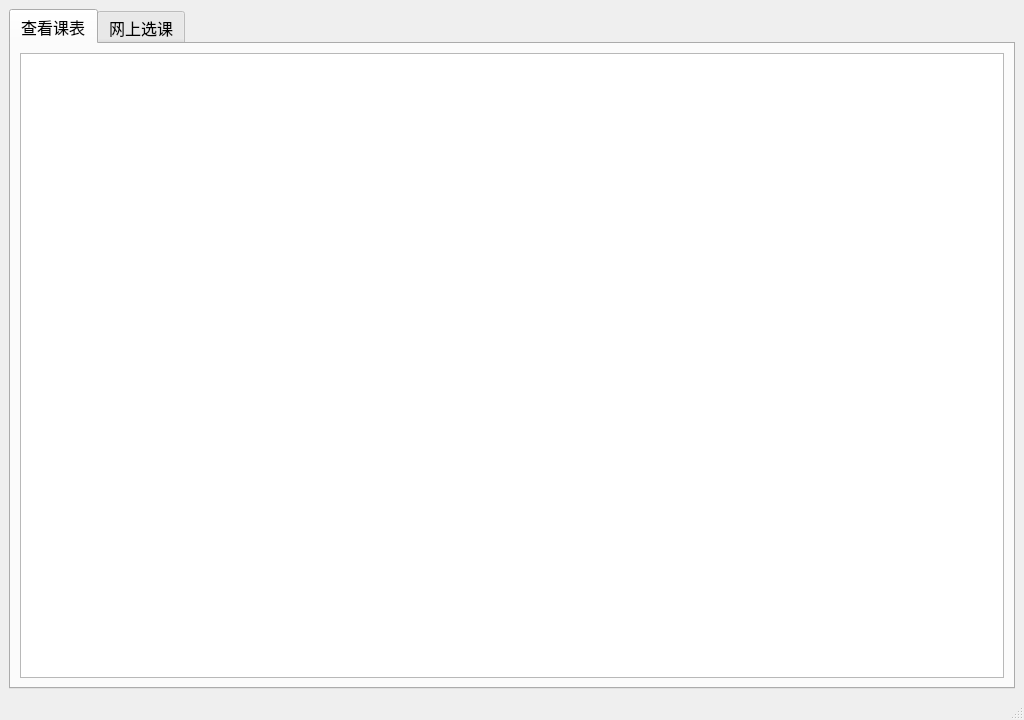
<?xml version="1.0" encoding="UTF-8"?>
<ui version="4.0">
 <class>student</class>
 <widget class="QMainWindow" name="student">
  <property name="geometry">
   <rect>
    <x>0</x>
    <y>0</y>
    <width>1024</width>
    <height>720</height>
   </rect>
  </property>
  <property name="windowTitle">
   <string>学生界面</string>
  </property>
  <property name="windowIcon">
   <iconset resource="src.qrc">
    <normaloff>:/images/xiaohui.png</normaloff>:/images/xiaohui.png</iconset>
  </property>
  <widget class="QWidget" name="centralwidget">
   <layout class="QVBoxLayout" name="verticalLayout_2">
    <item>
     <widget class="QTabWidget" name="tabWidget">
      <property name="font">
       <font>
        <family>微软雅黑</family>
        <pointsize>12</pointsize>
       </font>
      </property>
      <property name="currentIndex">
       <number>0</number>
      </property>
      <widget class="QWidget" name="tab">
       <attribute name="title">
        <string>查看课表</string>
       </attribute>
       <layout class="QHBoxLayout" name="horizontalLayout_2">
        <item>
         <widget class="QTableWidget" name="mycoursewidget"/>
        </item>
       </layout>
      </widget>
      <widget class="QWidget" name="tab_2">
       <attribute name="title">
        <string>网上选课</string>
       </attribute>
       <layout class="QVBoxLayout" name="verticalLayout">
        <item>
         <layout class="QHBoxLayout" name="horizontalLayout">
          <item>
           <widget class="QLabel" name="label">
            <property name="text">
             <string>请选择搜索关键字</string>
            </property>
           </widget>
          </item>
          <item>
           <widget class="QComboBox" name="comboBox"/>
          </item>
          <item>
           <widget class="QLineEdit" name="lineEdit"/>
          </item>
          <item>
           <widget class="QPushButton" name="searchbutton">
            <property name="text">
             <string>搜索</string>
            </property>
            <property name="icon">
             <iconset resource="src.qrc">
              <normaloff>:/images/fangdajing.png</normaloff>:/images/fangdajing.png</iconset>
            </property>
           </widget>
          </item>
         </layout>
        </item>
        <item>
         <widget class="QTableWidget" name="selectcoursewidget"/>
        </item>
       </layout>
      </widget>
     </widget>
    </item>
   </layout>
  </widget>
  <widget class="QStatusBar" name="statusbar"/>
 </widget>
 <resources>
  <include location="src.qrc"/>
 </resources>
 <connections/>
</ui>
